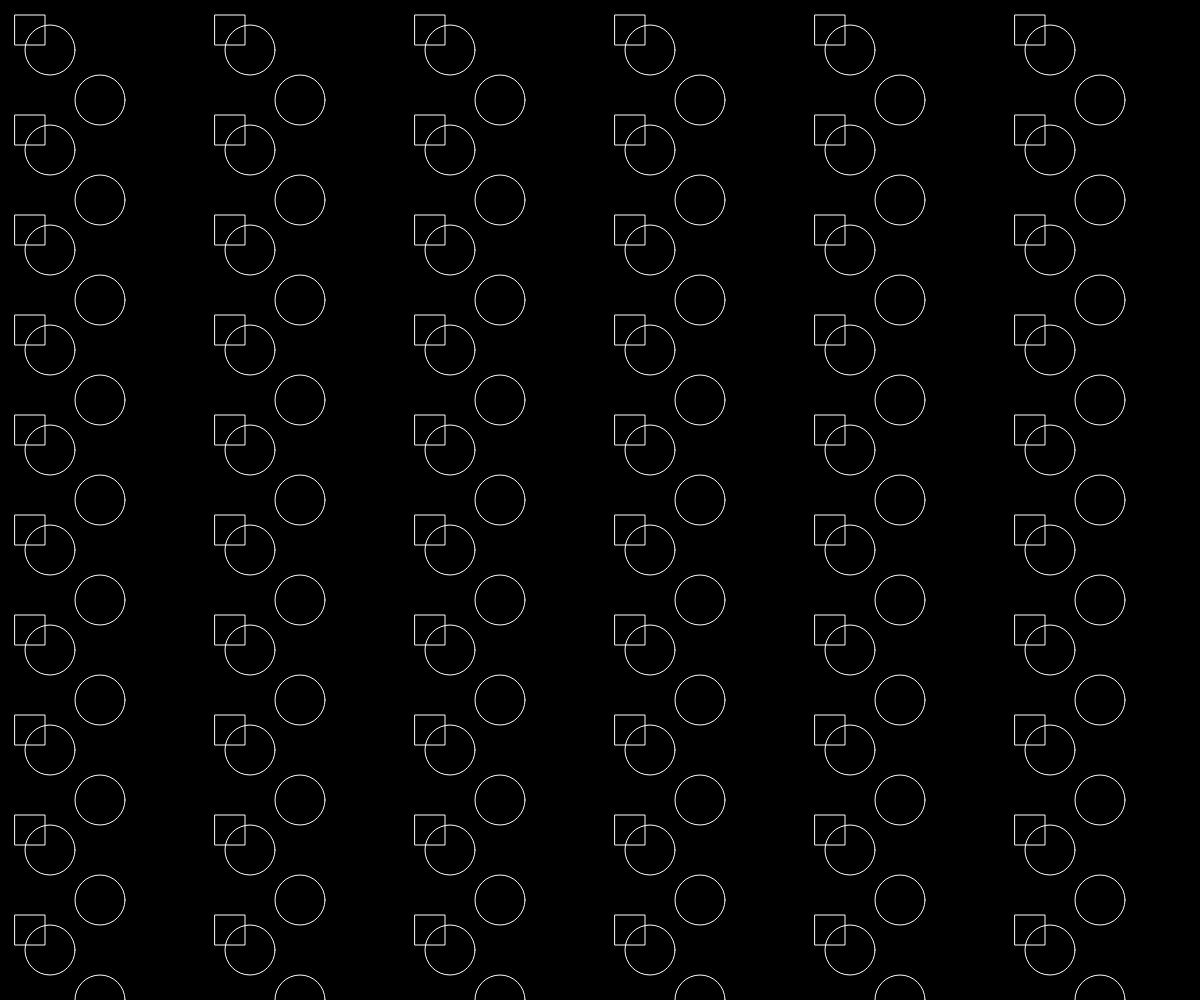
Frame 1 (no input)
Frame 60 (no input): identical to frame 1, image omitted
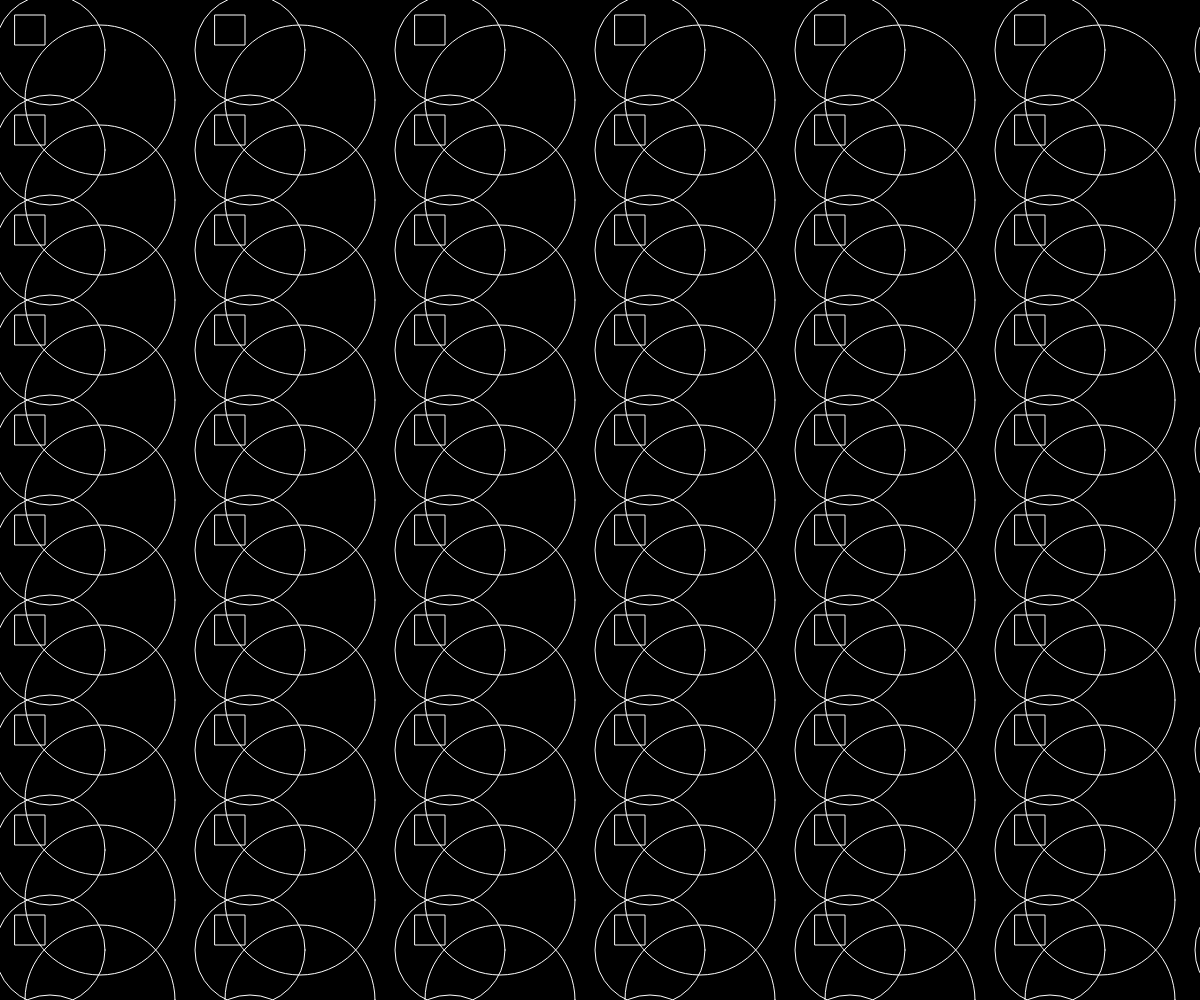
Frame 120 (the mouse pressed at the canvas centre since frame 60)

The p5.js sketch that drew these frames (run headless with seeded random() and noise() and a simulated clock; from frame 60 on, the mouse is pressed at the canvas centre):

// p5.js sketch
// ── sketch.js
function setup() {
  createCanvas(windowWidth, windowHeight);
}

function draw() {
  background(0); 
  stroke(255) //框限顏色
  noFill(); //不要充滿顏色
  rectMode(CENTER) //以方框中心點為座標點

  for(var j=0;j<(height/50);j++){
    for(var i=0;i<(width/50);i=i+1) //i++ ==>i=i+1
  {
    ellipse(50+(i*200),50+(j*100),50+mouseX/10) //在座標(25,25)畫一個直徑50的圓
    rect(30+(i*200),30+(j*100),30) //方框座標
    ellipse(100+(i*200),100+(j*100),50+mouseY/5)
  }
 }
}
 
